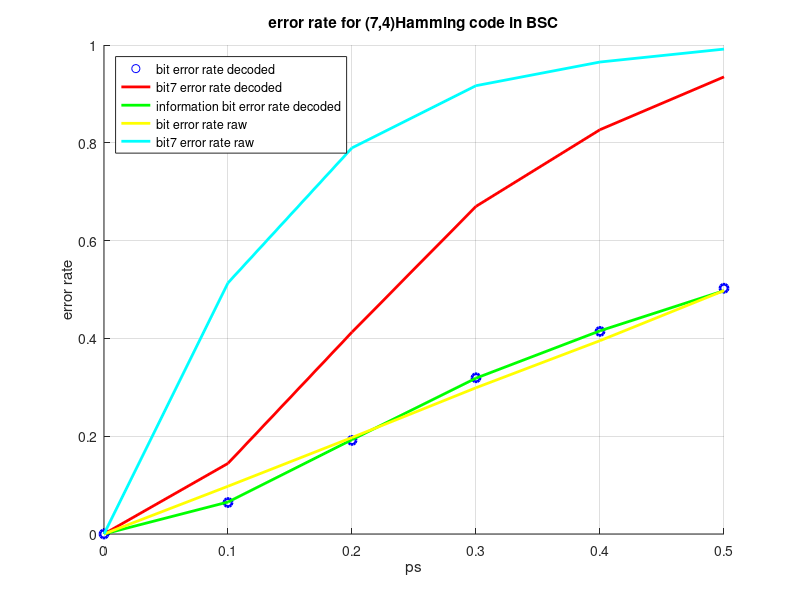

Write MATLAB code to recreate this figure.
%   (7; 4) Hamming code over BSC
%
%
%    Autor: WANG Yuqing
%    Last Modify:2021.11.23
%    Runtime:MATLAB(R) 2016a

clc,clear,close all



G=[1,0,0,1,0,1,1;
   0,1,0,1,0,1,0;
   0,0,1,1,0,0,1;
   0,0,0,0,1,1,1];

H=[1,1,1,1,0,0,0;
   1,1,0,0,1,1,0;
   1,0,1,0,1,0,1];
HT=H';

%You can modify the number of the sample here
no_of_samples = 1e4;

%generate transmit signals +1/-1 randomly
Tx_signal = sign(randn(no_of_samples,1));

for i = 1:no_of_samples
    if Tx_signal(i) == -1
        Tx_signal(i)=0;
    end
end

Encode = zeros(no_of_samples/4,7);

for i=1:no_of_samples/4
    temp1 = [Tx_signal((i-1)*4+1),Tx_signal((i-1)*4+2),Tx_signal((i-1)*4+3),Tx_signal((i-1)*4+4)];
    Encode(i,:) = temp1*G;
end

Encode = mod(Encode,2);
Encode_information_bits = [Encode(:,1),Encode(:,2),Encode(:,3),Encode(:,5)];

p=0:0.1:0.5;
[m,n]=size(p);
bit_error_rate_decoded = zeros(1,n);
information_bit_error_rate_decoded = zeros(1,n);
bit7_error_rate_decoded = zeros(1,n);

for a=1:n
    Rx_signal = Encode; 
    p_s=p(a);
    BSC = sign(rand(no_of_samples/4,7)-p_s);

    %pass all bits to AWGN channel

    for i = 1:no_of_samples/4
        for j = 1:7
            if BSC(i,j) == -1  %no change of state
                if Rx_signal(i,j) == 1
                    Rx_signal(i,j) = 0 ;
                else
                    Rx_signal(i,j) = 1 ;
                end
            end
        end
    end
    
    %calculate the raw bit error rate
    no_error_bit_raw = 0;
    for i=1:no_of_samples/4
        for j=1:7
            if Rx_signal(i,j) ~= Encode(i,j)
                no_error_bit_raw = no_error_bit_raw+1;
            end
        end
    end

    bit_error_rate_raw(a) = no_error_bit_raw/((no_of_samples/4)*7);
    
     %calculate the raw block code error rate
    
    no_error_7bit_raw = 0;
    for i=1:no_of_samples/4
        temp1 = Rx_signal(i,:);
        temp2 = Encode(i,:);
        for j=1:7     
            if temp1(j)~=temp2(j)
                 no_error_7bit_raw = no_error_7bit_raw+1;
                 break
            end
        end
    end

    bit7_error_rate_raw(a) = no_error_7bit_raw/(no_of_samples/4);
    

    Error_Syndrome = [];
    for i=1:no_of_samples/4
        temp1 = Rx_signal(i,:);
        Error_Syndrome(i,:) = temp1*HT;
    end

    Error_Syndrome = mod(Error_Syndrome,2);
    Error_Syndrome = num2str(Error_Syndrome);

    %find the error bit's location

    for i=1:no_of_samples/4    
        temp1 = Error_Syndrome(i,:);
        loc_wrong_bit(i) = 8-bin2dec(temp1);
        if loc_wrong_bit(i)==8
            loc_wrong_bit(i)=0;
        end
    end

    %correct the error
    Decode = Rx_signal;
    for i=1:no_of_samples/4

        if loc_wrong_bit(i) ~= 0
            if Decode(i,loc_wrong_bit(i)) == 1
                Decode(i,loc_wrong_bit(i)) = 0;
            else
                Decode(i,loc_wrong_bit(i)) = 1;
            end
        end
    end

    Decode_information_bits = [Decode(:,1),Decode(:,2),Decode(:,3),Decode(:,5)];
    
    %calculate the bit_error_rate
    no_error_bit = 0;
    for i=1:no_of_samples/4
        for j=1:7
            if Decode(i,j) ~= Encode(i,j)
                no_error_bit = no_error_bit+1;
            end
        end
    end

    bit_error_rate_decoded(a) = no_error_bit/((no_of_samples/4)*7);

    %calculate the 7bit_error_rate
    no_error_7bit = 0;
    for i=1:no_of_samples/4
        temp1 = Decode(i,:);
        temp2 = Encode(i,:);
        for j=1:7     
            if temp1(j)~=temp2(j)
                 no_error_7bit = no_error_7bit+1;
                 break
            end
        end
    end

    bit7_error_rate_decoded(a) = no_error_7bit/(no_of_samples/4);

    %calculate the information bit_error_rate
    information_bit_error = 0;
    for i=1:no_of_samples/4
        for j=1:4
            if Decode_information_bits(i,j) ~= Encode_information_bits(i,j)
                information_bit_error = information_bit_error+1;
            end
        end
    end
    information_bit_error_rate_decoded(a) = information_bit_error/no_of_samples;
end

figure
scatter(p,bit_error_rate_decoded,'b','LineWidth',2)
xlabel('ps'),ylabel('error rate'),title('error rate for (7,4)Hamming code in BSC')
hold on
plot(p,bit7_error_rate_decoded,'r','LineWidth',2)
plot(p,information_bit_error_rate_decoded,'g','LineWidth',2)
plot(p,bit_error_rate_raw,'y','LineWidth',2)
plot(p,bit7_error_rate_raw,'c','LineWidth',2)
legend('bit error rate decoded','bit7 error rate decoded','information bit error rate decoded','bit error rate raw','bit7 error rate raw','Location','NorthWest')
grid


%   end

